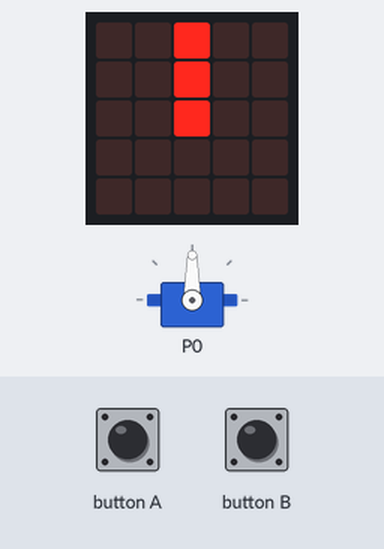
This program was run on a simulated BBC micro:bit (MakeCode). On the bench: the board's 5×5 LED display, servo. The inputs (shaded band) are chosen by the test bench.

Above: at 1.6 s.
1.7 s: button A pressed for 0.15 s
At 2.9 s:
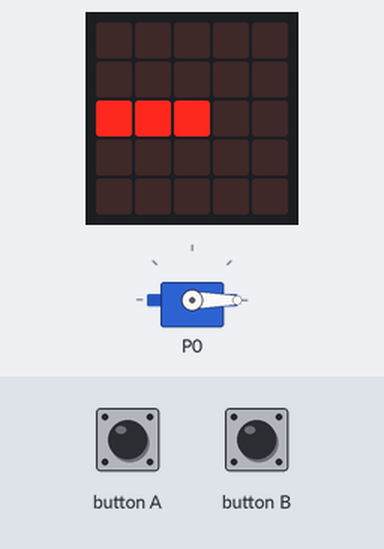
4.1 s: button B pressed for 0.15 s
At 5.9 s:
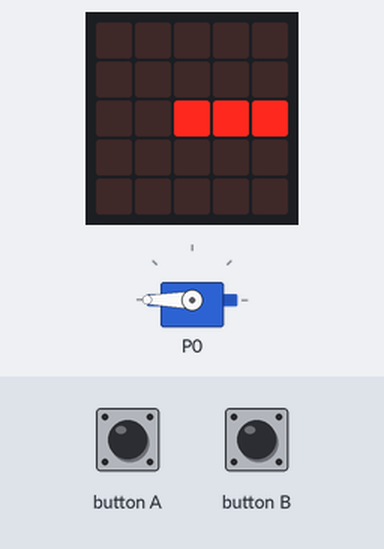
6.5 s: button A pressed for 0.15 s
At 6.85 s:
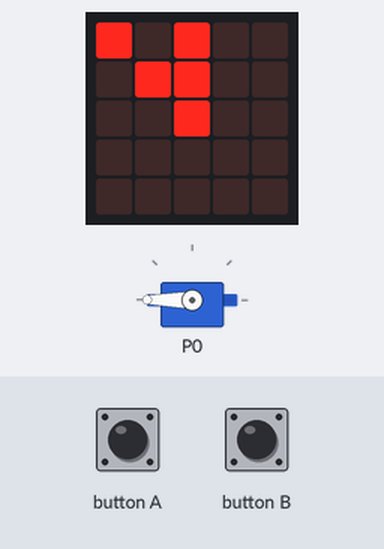
8.9 s: button A pressed for 0.15 s
At 9.25 s:
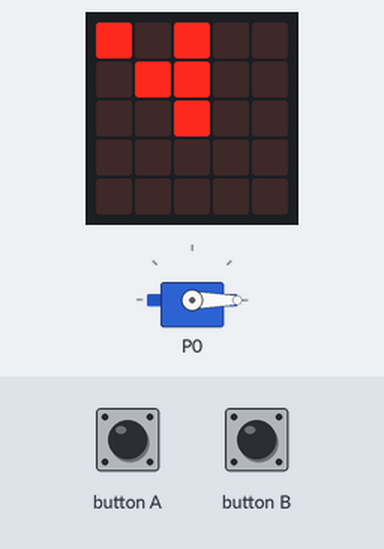
10.9 s: button B pressed 2 times (0.12 s each, 0.3 s apart)
At 11.22 s:
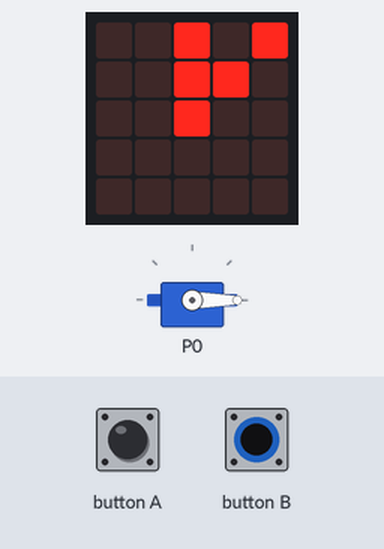
Timing chart, 0 to 13.9 s (numbered marks = the images above; inputs shaded):
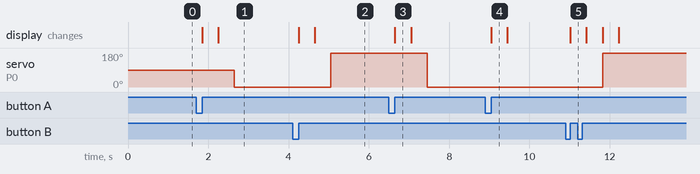

Measured:
- after the input at 1.7 s, servo on P0: 90° → 0° after 0.95 s; the display: first changes after 0.15 s (image 1 shows a later state)
- after the input at 4.1 s, servo on P0: 0° → 180° after 0.95 s; the display: first changes after 0.15 s (image 2 shows a later state)
- after the input at 6.5 s, servo on P0: 180° → 0° after 0.95 s; the display: changes after 0.15 s (image 3)
- after the input at 8.9 s, the display: changes after 0.15 s (image 4)
- after the input at 10.9 s, servo on P0: 0° → 180° after 0.92 s; the display: changes after 0.12 s (image 5)
- what the display in image 3 shows lasts 0.4 s, from 6.7 s to 7.1 s

The program:

main.ts
```typescript
input.onButtonPressed(Button.A, function () {
    basic.showLeds(`
        # . # . .
        . # # . .
        . . # . .
        . . . . .
        . . . . .
        `)
    basic.showLeds(`
        . . . . .
        . . . . .
        # # # . .
        . . . . .
        . . . . .
        `)
    servos.P0.setAngle(0)
})
input.onButtonPressed(Button.B, function () {
    basic.showLeds(`
        . . # . #
        . . # # .
        . . # . .
        . . . . .
        . . . . .
        `)
    basic.showLeds(`
        . . . . .
        . . . . .
        . . # # #
        . . . . .
        . . . . .
        `)
    servos.P0.setAngle(180)
})
basic.showLeds(`
    . . # . .
    . . # . .
    . . # . .
    . . . . .
    . . . . .
    `)
servos.P0.setRange(0, 180)
servos.P0.setAngle(90)
```

test.ts
```typescript
// os teses vão aqui; isto não será compilado quando este pacote for usado como extensão.
```
